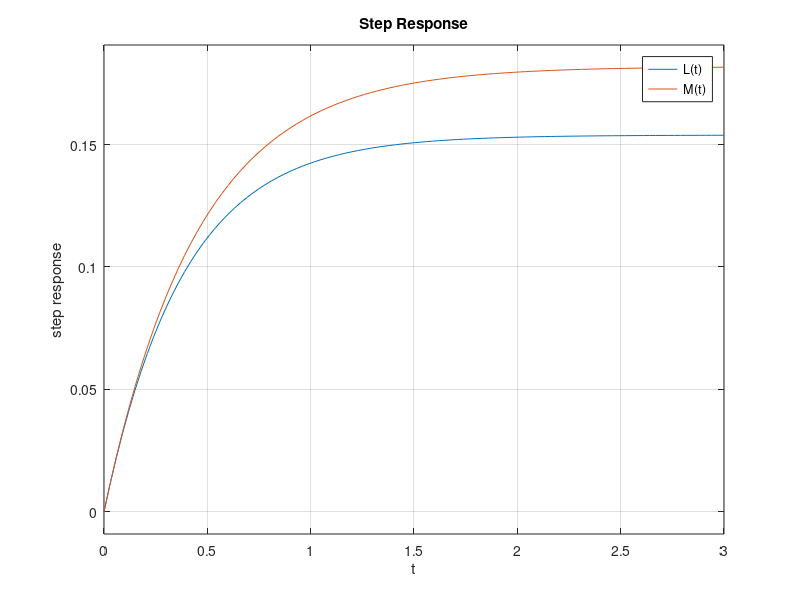

Here is the MATLAB script that generated this plot: (Note: this script raises an error after producing the figure.)
clear all; close all; clc;

%% HW2-Q1

Mp = 44.3; ts = 1.41; tp = 0.332;
pi = 3.14;zeta = 0.464; wn=3.4*pi; k = 1;
s = zpk('s');
ex = exp(-zeta/sqrt(1-zeta^2));


Ms = k*wn^2 / (s^2+2*zeta*wn*s+wn^2);
Ls = Ms / (1-Ms);
ex^(wn*ts) == 0.02;
ex^pi == Mp;
pi / (wn*sqrt(1-zeta^2)) == tp

Ls
Ms
%% HW2-Q2

kt = 1; kb = 5; f = 0.2; J = 1; ra = 2;
km = 0.8; ka = 1;

s = zpk('s');
Ls = (ka*km/ra*J) / (s+(ra*f+kb*km)/(ra*J))
Ms = Ls / (1+kt*Ls)
step(Ms,Ls)
legend('L(t)','M(t)');
xlabel('t');
ylabel('step response');
grid on;

syms Ls Ms
ilaplace(Ls)
ilaplace(Ms)

%% HW2-Q3

for i=1:3
omega(i) = 2/zeta(i);
k(i)=omega(i)^2;
num=k(i);
den=[1 2*zeta(i)*omega(i) k(i)];
sys=tf(num,den);
x(:,i)=step(sys,t);
end
k
 
